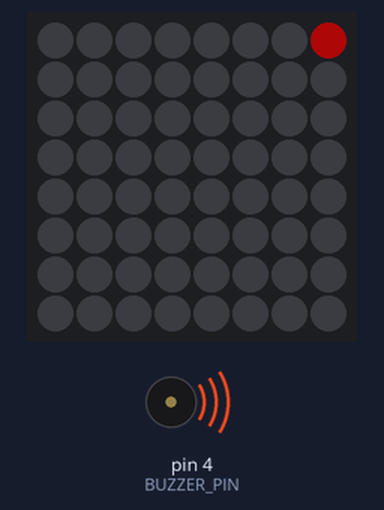
Recording of a sketch running on a simulated Arduino Uno, built with avr-gcc and run on an emulated ATmega328P. Parts: 8×8 RGB LED matrix (first LED top left, wired row by row), buzzer (waves = sounding). Dim RGB values are drawn brighter than linear; random numbers use the default seed unless the sketch sets one.

Above: at 0.22 s.
At 8.06 s:
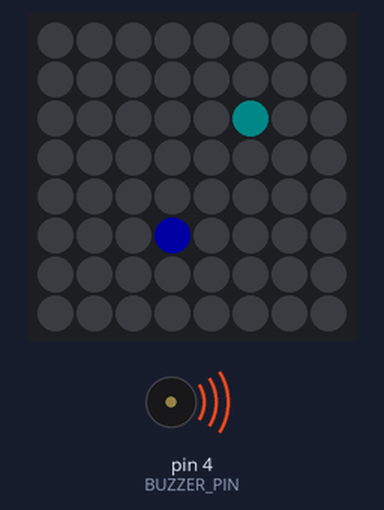
At 18.91 s:
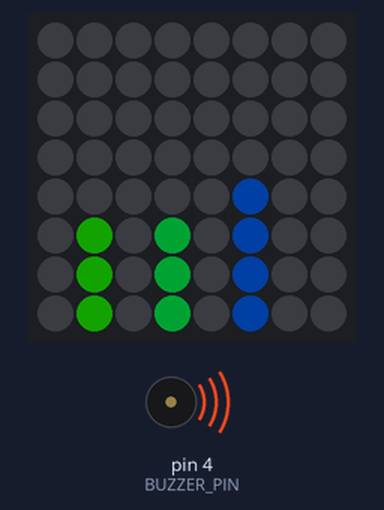
At 36.54 s:
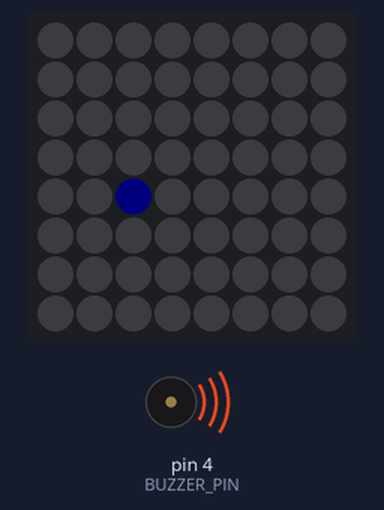
Timing chart, 0 to 40.0 s (numbered marks = the images above):
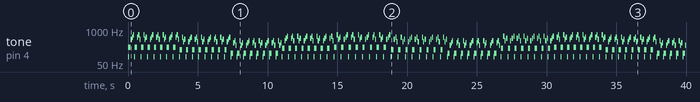

Measured:
- by itself, tone on pin 4 (BUZZER_PIN): plays 95 Hz for 0.03 s, 220 Hz for 0.17 s, 440 Hz for 0.09 s, 523 Hz for 0.09 s, 659 Hz for 0.09 s, 95 Hz for 0.03 s … (423 notes in this stretch)

The sketch:

Atari.ino
```cpp
#include <Adafruit_NeoPixel.h>
#include <Arduino.h>
#include <string.h>

/*** ====== CONFIG ====== ***/
#define LED_PIN        2        // WS2812B DIN -> D4 / GPIO2
#define BUZZER_PIN     4        // Buzzer     -> D2 / GPIO4
#define W              8
#define H              8
#define NUMPIX         (W*H)
#define BRIGHTNESS     52
#define SERPENTINE     true     // false, wenn Matrix nicht serpentin

// Orientierung bei Bedarf
#define FLIP_X     false
#define FLIP_Y     false
#define ROTATE_90  false

// Musik/Timing
#define BPM         65
#define BASE_TICK_MS (60000 / (BPM * 4))  // 16tel: 125 ms bei 120 BPM
#define SWING       0.15f                 // 0..0.35 (odd-Ticks länger)
#define FRAME_MS    40                    // sanftere Animation

// Visual Feinschliff
#define STAR_SPAWN_PCT   35               // % Spawnchance pro Frame
#define STAR_DIM_SHIFT   3                // 2..4 (größer = schnellerer Fade)
#define SPEC_ALPHA       32               // EMA-Faktor (1..64); größer = schneller

Adafruit_NeoPixel strip(NUMPIX, LED_PIN, NEO_GRB + NEO_KHZ800);

/*** ====== Mapping ====== ***/
static inline void transformXY(uint8_t &x, uint8_t &y) {
  if (ROTATE_90) { uint8_t t = x; x = y; y = W - 1 - t; }
  if (FLIP_X)    { x = W - 1 - x; }
  if (FLIP_Y)    { y = H - 1 - y; }
}
static inline uint16_t XY(uint8_t x, uint8_t y) {
  transformXY(x, y);
  if (!SERPENTINE) return y * W + x;
  return (y % 2 == 0) ? (y * W + x) : (y * W + (W - 1 - x));
}

/*** ====== Color helper ====== ***/
static inline uint32_t hsv(uint16_t h, uint8_t s=255, uint8_t v=255) {
  return strip.gamma32(strip.ColorHSV((uint16_t)(h * 182), s, v));
}

/*** ====== Noten (Hz) — ohne D4/D5-Kollision ====== ***/
enum NoteHz {
  N_C4=262, N_D4=294, N_E4=330, N_F4=349, N_G4=392, N_A4=440, N_B4=494,
  N_C5=523, N_D5=587, N_E5=659, N_F5=698, N_G5=784, N_A5=880
};

/*** ====== Chord-Progression (Am – F – C – G) ====== ***/
struct Triad { uint16_t n1, n2, n3; bool minor; };
Triad chordSeq[] = {
  {N_A4, N_C5, N_E5, true},   // Am
  {N_F4, N_A4, N_C5, false},  // F
  {N_C4, N_E4, N_G4, false},  // C
  {N_G4, N_B4, N_D5, false},  // G
};
const int NUM_CHORDS = sizeof(chordSeq)/sizeof(chordSeq[0]);

/*** ====== Tick-/Swing-Engine + Subtone-Scheduler ====== ***/
unsigned long nextTickAt = 0, lastFrame = 0;
int tickNo = 0;        // 16tel-Index
int chordIx = 0;
int arpPhase = 0;      // 0..2

struct SubTone { uint16_t f; uint16_t d; }; // freq, duration(ms)
SubTone sub[4]; int subCount = 0; int subIdx = 0;
unsigned long subEndsAt = 0;

uint16_t kickFreq() { return 95; }         // weicher „Kick“
uint16_t bass(uint16_t root) { return root / 2; }  // tiefer Bass

uint16_t tickDurationMs() {
  // odd Ticks länger (Swing), even kürzer — Summe bleibt 2*BASE_TICK_MS
  if (tickNo & 1) return (uint16_t)(BASE_TICK_MS * (1.0f + SWING));
  else            return (uint16_t)(BASE_TICK_MS * (1.0f - SWING));
}

void startSubtone(uint16_t f, uint16_t dur) {
  tone(BUZZER_PIN, f, dur);
  subEndsAt = millis() + dur;
}

void scheduleTick() {
  Triad &c = chordSeq[chordIx];
  const uint16_t dur = tickDurationMs();

  // Reset Subsequence
  subCount = 0; subIdx = 0;

  if ((tickNo % 2) == 0) {
    // EVEN: Groove/Kick + Bass (Atari-„Drums“)
    uint16_t dKick = min<uint16_t>(25, dur/6);
    uint16_t dBass = (dur > dKick+10) ? (dur - dKick - 5) : (dur/2);
    sub[subCount++] = { kickFreq(), dKick };                       // kurzer Kick
    sub[subCount++] = { bass(c.n1), (uint16_t)dBass };             // Bass auf Akkord-Root
  } else {
    // ODD: Chord-Arpeggio in 3 Substeps (n1,n2,n3)
    uint16_t slice = max<uint16_t>(25, (dur - 6) / 3);
    // leichte Variation pro Takt durch arpPhase-Rotation
    uint16_t triad[3] = { c.n1, c.n2, c.n3 };
    uint8_t order[3]  = { (uint8_t)((arpPhase+0)%3), (uint8_t)((arpPhase+1)%3), (uint8_t)((arpPhase+2)%3) };
    for (int i=0; i<3; ++i) sub[subCount++] = { triad[ order[i] ], slice };
    arpPhase = (arpPhase + 1) % 3;
  }

  // Start erste Subnote
  if (subCount > 0) startSubtone(sub[0].f, sub[0].d);

  // Takt-/Akkord-Fortschritt
  tickNo++;
  if (tickNo % 16 == 0) chordIx = (chordIx + 1) % NUM_CHORDS;

  nextTickAt = millis() + dur;
}

void updateSubtones() {
  if (subIdx >= subCount) return;
  if (millis() >= subEndsAt) {
    subIdx++;
    if (subIdx < subCount) startSubtone(sub[subIdx].f, sub[subIdx].d);
  }
}

/*** ====== Visuals ====== ***/
// A) weiches Starfield (langsamer Drift + Fade)
uint32_t fb[NUMPIX];
void fbClear() { memset(fb, 0, sizeof(fb)); }
void fbSet(uint8_t x, uint8_t y, uint32_t c) { fb[XY(x,y)] = c; }
void fbShiftLeftDim(uint8_t dimShift) {
  for (int y=0; y<H; ++y) {
    for (int x=0; x<W-1; ++x) {
      fb[XY(x,y)] = fb[XY(x+1,y)] >> dimShift;
    }
    fb[XY(W-1,y)] = 0;
  }
}
void fbShow() {
  for (int y=0; y<H; ++y)
    for (int x=0; x<W; ++x)
      strip.setPixelColor(XY(x,y), fb[XY(x,y)]);
  strip.show();
}
uint16_t baseHue = 0;

void animStarfield() {
  fbShiftLeftDim(STAR_DIM_SHIFT);
  if (random(0,100) < STAR_SPAWN_PCT) {
    uint8_t y = random(0, H);
    uint16_t h = (baseHue + y*9) % 360;
    fbSet(W-1, y, hsv(h, 180, 255));
  }
  fbShow();
  baseHue = (baseHue + 1) % 360; // langsamer
}

// B) smoothed Spectrum (EMA auf drei Balken)
uint8_t levelTarget[3] = {1,1,1};
uint8_t levelEMA[3]    = {1,1,1};

uint8_t freqToLevel(uint16_t f) {
  int lvl = map((int)f, 90, 880, 1, 7);
  if (lvl < 1) lvl = 1; if (lvl > 7) lvl = 7;
  return (uint8_t)lvl;
}
void updateSpectrumTargets() {
  Triad &c = chordSeq[chordIx];
  // Lead/Bass-Proxy: letzte geplante Töne (sub[0]..)
  uint16_t fLead = subCount ? sub[subIdx].f : c.n1;
  levelTarget[0] = freqToLevel(fLead);
  levelTarget[1] = freqToLevel(c.n2);
  levelTarget[2] = freqToLevel(c.n3);
  // EMA
  for (int i=0;i<3;i++) {
    levelEMA[i] = (uint8_t)(( (uint16_t)(64 - SPEC_ALPHA) * levelEMA[i] + (uint16_t)SPEC_ALPHA * levelTarget[i] ) >> 6);
  }
}
void animSpectrum() {
  strip.clear();
  uint8_t xs[3] = {1, 3, 5};
  uint16_t hs[3] = { (uint16_t)((baseHue+0)%360), (uint16_t)((baseHue+50)%360), (uint16_t)((baseHue+100)%360) };
  for (int b=0;b<3;b++) {
    uint8_t lv = levelEMA[b];
    for (int y=0; y<lv; ++y) {
      strip.setPixelColor(XY(xs[b],   H-1-y), hsv(hs[b], 200, 220));
      if (y+1 < lv) strip.setPixelColor(XY(xs[b], H-1-(y+1)), hsv(hs[b], 120, 60));
      if (xs[b]+1 < W) strip.setPixelColor(XY(xs[b]+1, H-1-y), hsv(hs[b], 100, 40));
    }
  }
  strip.show();
  baseHue = (baseHue + 1) % 360; // ebenfalls ruhiger
}

/*** ====== Orchestrierung ====== ***/
enum Mode { STAR=0, SPEC=1 };
Mode mode = STAR;
int barsInMode = 0;

void setup() {
  strip.begin();
  strip.setBrightness(BRIGHTNESS);
  strip.clear(); strip.show();
  pinMode(BUZZER_PIN, OUTPUT);
  randomSeed(analogRead(A0) ^ micros());
  fbClear();
  nextTickAt = millis();   // sofort starten
  lastFrame  = millis();
  scheduleTick();          // initialer Tick
}

void loop() {
  unsigned long now = millis();

  // Tick/Sequencer mit Swing
  if ((long)(now - nextTickAt) >= 0) {
    scheduleTick();
    // Moduswechsel alle 4 Takte
    if ((tickNo % 16) == 0) {
      barsInMode++;
      if (barsInMode >= 4) {
        mode = (mode == STAR) ? SPEC : STAR;
        barsInMode = 0;
        fbClear();
      }
    }
  }

  // Subnote-Scheduler (Chord-Arp/Kick/Bass)
  updateSubtones();

  // Visuals
  if (now - lastFrame >= FRAME_MS) {
    lastFrame += FRAME_MS;
    updateSpectrumTargets();
    if (mode == STAR) animStarfield();
    else              animSpectrum();
  }
}
```
